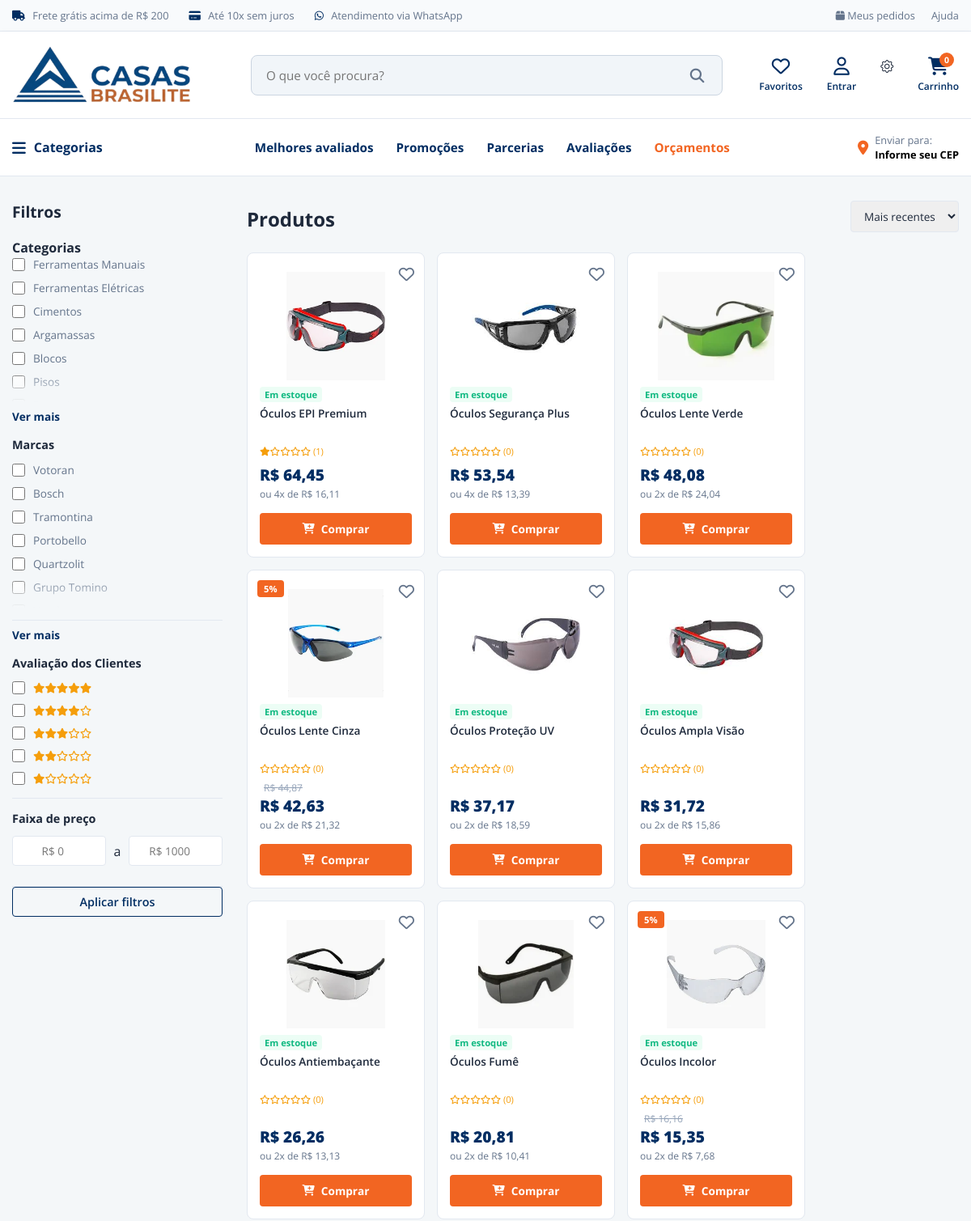
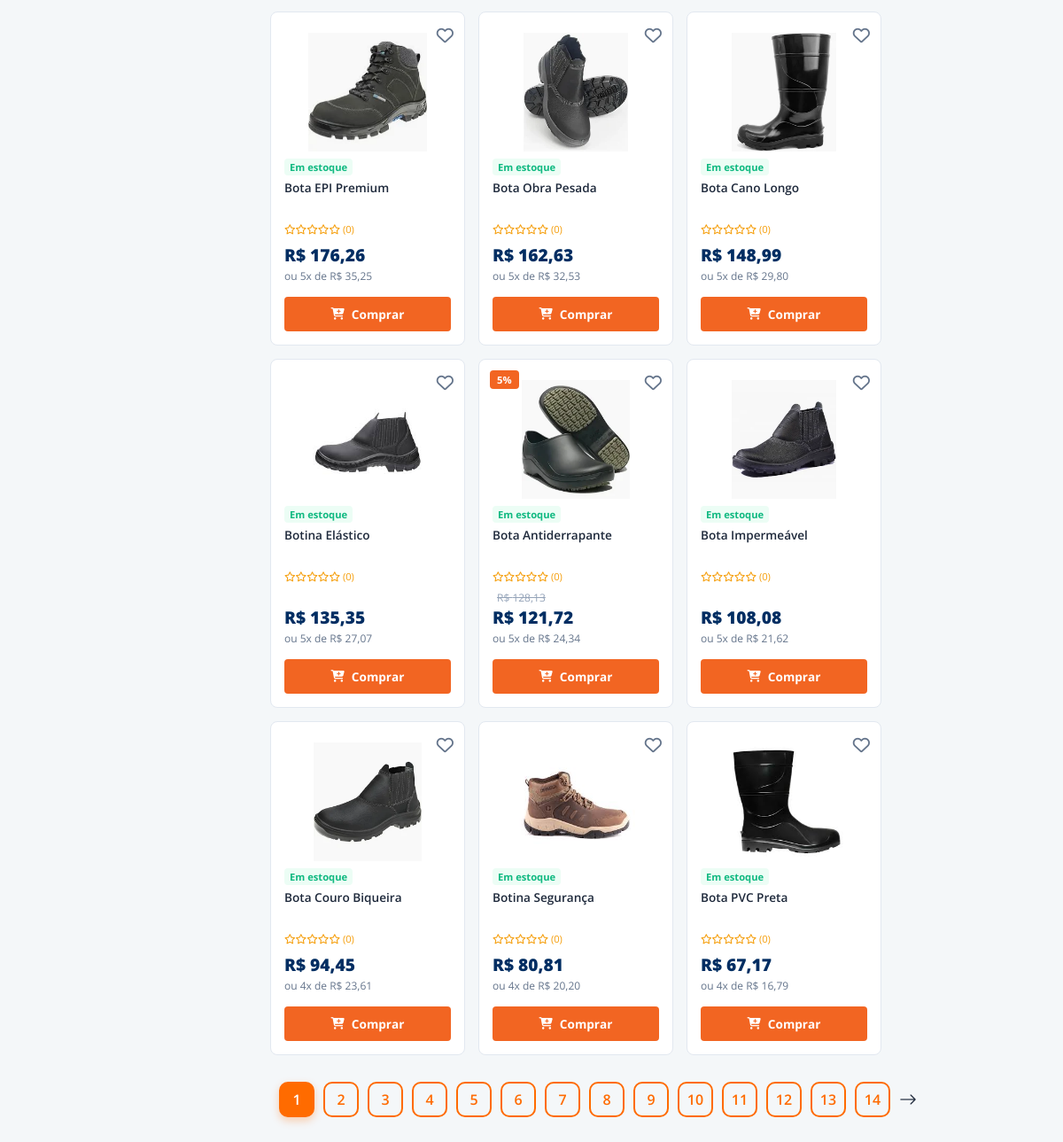
Page /janelas/todos-produtos/todos-produtos.php on the committed database (2 pictures, top to bottom).
### tables this page shows
CREATE TABLE `categoria` (
  `id_categoria` int(11) NOT NULL,
  `nome_categoria` varchar(100) NOT NULL,
  `slug_categoria` varchar(100) NOT NULL
);

CREATE TABLE `produto` (
  `id_produto` int(11) NOT NULL,
  `idCategoria` int(11) NOT NULL,
  `sku` varchar(50) NOT NULL,
  `nome_produto` varchar(150) NOT NULL,
  `marca` varchar(50) DEFAULT NULL,
  `unidade_medida` varchar(10) NOT NULL DEFAULT 'UN',
  `preco_unitario` decimal(10,2) NOT NULL,
  `custo_produto` decimal(10,2) NOT NULL DEFAULT 0.00,
  `desconto` decimal(10,2) NOT NULL DEFAULT 0.00,
  `frete` decimal(10,2) NOT NULL DEFAULT 0.00,
  `status_produto` enum('ativo','inativo') NOT NULL DEFAULT 'ativo',
  `descricao_produto` varchar(500) DEFAULT NULL
);

### janelas/todos-produtos/filtro.php (called while the page is built, shortened)
<?php
$categoria = $_GET['categoria'] ?? [];
$categoria = is_array($categoria) ? $categoria : [$categoria];
$marca = $_GET['marca'] ?? [];
$marca = is_array($marca) ? $marca : [$marca];
$preco_min = $_GET['preco_min'] ?? null;
$preco_max = $_GET['preco_max'] ?? null;
$ordem = $_GET['ordem'] ?? null;
$avaliacao = $_GET['avaliacao'] ?? [];
$avaliacao = is_array($avaliacao) ? $avaliacao : [$avaliacao];
$disponibilidade = $_GET['disponibilidade'] ?? null;
$limite = 18;
$paginaAtual = isset($_GET['pagina']) ? (int)$_GET['pagina'] : 1;
$offset = ($paginaAtual - 1) * $limite;
function buscarProdutos($pdo, $categoria, $marca, $preco_min, $preco_max, $ordem, $avaliacao, $disponibilidade, $limite, $offset)
{
    $sql = "
        SELECT
            p.*,
            e.quantidade_atual,
            IFNULL(AVG(a.nota), 0) AS media_avaliacao,
            COUNT(a.id_avaliacao) AS total_avaliacoes,
            MIN(f.caminho_imagem) as caminho_imagem
        FROM produto p
        LEFT JOIN foto_produto f ON f.idProduto = p.id_produto
        LEFT JOIN estoque e ON e.idProduto = p.id_produto
        LEFT JOIN avaliacao a ON a.idProduto = p.id_produto
        WHERE p.status_produto = 'ativo'
    ";
    $sql .= " GROUP BY p.id_produto";
    if ($ordem == 'menor_preco') {
        $sql .= " ORDER BY p.preco_unitario ASC";
    } elseif ($ordem == 'maior_preco') {
        $sql .= " ORDER BY p.preco_unitario DESC";
    } else {
        $sql .= " ORDER BY p.id_produto DESC";
    }
    $sql .= " LIMIT $limite OFFSET $offset";
    $stmt = $pdo->query($sql);
    return $stmt->fetchAll(PDO::FETCH_ASSOC);
}
function buscarCategorias($pdo)
{
    $sql = "SELECT * FROM categoria";
    $stmt = $pdo->query($sql);
    return $stmt->fetchAll(PDO::FETCH_ASSOC);
}
function buscarMarcas($pdo)
{
    $sql = "SELECT DISTINCT marca FROM produto WHERE marca IS NOT NULL";
    $stmt = $pdo->query($sql);
    return $stmt->fetchAll(PDO::FETCH_ASSOC);
}
function contarProdutos($pdo, $categoria, $marca, $preco_min, $preco_max, $avaliacao, $disponibilidade)
{
    $sql = "
        SELECT COUNT(*) as total FROM (
            SELECT p.id_produto
            FROM produto p
            LEFT JOIN estoque e ON e.idProduto = p.id_produto
            LEFT JOIN avaliacao a ON a.idProduto = p.id_produto
            WHERE p.status_produto = 'ativo'
    ";
    $sql .= " GROUP BY p.id_produto";
    $sql .= ") as subquery";
    $stmt = $pdo->query($sql);
    return $stmt->fetch(PDO::FETCH_ASSOC)['total'];
}
$produtos = buscarProdutos($pdo, $categoria, $marca, $preco_min, $preco_max, $ordem, $avaliacao, $disponibilidade, $limite, $offset);
$categorias = buscarCategorias($pdo);
$marcas = buscarMarcas($pdo);
$totalProdutos = contarProdutos($pdo, $categoria, $marca, $preco_min, $preco_max, $avaliacao, $disponibilidade);
$totalPaginas = ceil($totalProdutos / $limite);

### janelas/todos-produtos/todos-produtos.php (the view, shortened to what this page needs)
<?php
require_once "../../Crud/crud.php";
require_once "filtro.php";
?>
<!DOCTYPE html>
<html lang="pt-BR">
<head>
    <link rel="stylesheet" href="https://cdnjs.cloudflare.com/ajax/libs/font-awesome/6.4.0/css/all.min.css">
    <link rel="stylesheet" href="\Casas-Brasilite\style.css">
    <link rel="stylesheet" href="todos-produtos.css">
    <link rel="stylesheet" href="https://cdn.jsdelivr.net/npm/bootstrap-icons@1.11.3/font/bootstrap-icons.min.css">
</head>
<?php include_once "../../partials/header.php" ?>
<body>
    <main class="container page-layout">
        <aside class="sidebar-filtros">
            <h3 class="titulo-filtros">Filtros</h3>
            <form method="GET">
                <h4>Categorias</h4>
                <div class="lista-filtros limitada">
                    <?php foreach ($categorias as $c): ?>
                        <label>
                            <input type="checkbox" name="categoria[]" value="<?= $c['id_categoria'] ?>">
                            <?= $c['nome_categoria'] ?>
                        </label>
                    <?php endforeach; ?>
                </div>
                <label for="toggleCategorias" class="btn-ver-mais"></label>
                <div class="bloco-filtro">
                    <h4>Marcas</h4>
                    <ul class="lista-filtros limitada">
                        <?php foreach ($marcas as $m): ?>
                            <li>
                                <label>
                                    <input type="checkbox" name="marca[]"
                                        value="<?= $m['marca'] ?>"
                                        <?= in_array($m['marca'], $marca) ? 'checked' : '' ?>>
                                    <?= $m['marca'] ?>
                                </label>
                            </li>
                        <?php endforeach; ?>
                    </ul>
                </div>
                <label for="toggleMarcas" class="btn-ver-mais"></label>
                <div class="bloco-filtro">
                    <h4>Avaliação dos Clientes</h4>
                    <ul class="lista-filtros">
                        <?php for ($estrela = 5; $estrela >= 1; $estrela--): ?>
                            <li>
                                <label>
                                    <input type="checkbox" name="avaliacao[]" value="<?= $estrela ?>">
                                    <span class="estrelas-filtro">
                                        <?php
                                        for ($i = 1; $i <= 5; $i++) {
                                            echo $i <= $estrela
                                                ? '<i class="fa-solid fa-star"></i>'
                                                : '<i class="fa-regular fa-star"></i>';
                                        }
                                        ?>
                                    </span>
                                </label>
                            </li>
                        <?php endfor; ?>
                    </ul>
                </div>
                <div class="bloco-filtro">
                    <h4>Faixa de preço</h4>
                    <div class="filtro-preco-inputs">
                        <input type="number" name="preco_min" value="<?= $preco_min ?>" placeholder="R$ 0">
                        <span>a</span>
                        <input type="number" name="preco_max" value="<?= $preco_max ?>" placeholder="R$ 1000">
                    </div>
                </div>
                <button type="submit" class="btn btn-filtro-aplicar">
                    Aplicar filtros
                </button>
            </form>
        </aside>
        <section class="conteudo-lista">
            <div class="cabecalho-resultados">
                <h2>Produtos</h2>
                <form method="GET" class="ordenacao">
                    <select name="ordem" onchange="this.form.submit()">
                        <option value="">Mais recentes</option>
                    </select>
                </form>
            </div>
            <div class="grid-produtos">
                <?php foreach ($produtos as $p): ?>
                    <div class="cartao-produto">
                        <?php if ($p['desconto'] > 0): ?>
                            <span class="selo-desconto">
                                <?= number_format(($p['desconto']), 0) ?>%
                            </span>
                        <?php endif; ?>
                        <a href="../../janelas/janela-favoritos/favoritar.php?id=<?= $p['id_produto'] ?>" class="icone-favoritar">
                            <i class="<?= in_array($p['id_produto'], $_SESSION['favoritos'])
                                            ? 'fa-solid fa-heart'
                                            : 'fa-regular fa-heart' ?>"></i>
                        </a>
                        <div class="imagem-produto-placeholder">
                            <img src="../../<?= $p['caminho_imagem'] ?>" alt="<?= $p['nome_produto'] ?>">
                        </div>
                        <span class="tag-estoque">
                            <?= ($p['quantidade_atual'] > 0) ? 'Em estoque' : 'Indisponível' ?>
                        </span>
                        <h3 class="titulo-produto">
                            <?= $p['nome_produto'] ?>
                        </h3>
                        <div class="estrelas-produto">
                            <?php
                            $media = round($p['media_avaliacao']);
                            for ($i = 1; $i <= 5; $i++) {
                                if ($i <= $media) {
                                    echo '<i class="fa-solid fa-star"></i>';
                                } else {
                                    echo '<i class="fa-regular fa-star"></i>';
                                }
                            }
                            ?>
                            (<?= $p['total_avaliacoes'] ?>)
                        </div>
                        <?php if (!empty($p['desconto']) && $p['desconto'] > 0): ?>
                            <?php if ($p['desconto'] < 100) {
                                $precoAntigo = $p['preco_unitario'] / (1 - ($p['desconto'] / 100));
                            } else {
                                $precoAntigo = $p['preco_unitario'];
                            } ?>
                            <p class="preco-antigo">
                                R$ <?= number_format(round($precoAntigo, 2), 2, ',', '.') ?>
                            </p>
                        <?php endif; ?>
                        <div class="preco-produto">
                            R$ <?= number_format($p['preco_unitario'], 2, ',', '.') ?>
                        </div>
                        <?php
                        if ($p['preco_unitario'] <= 50) {
                            $parcelas = 2;
                        } elseif ($p['preco_unitario'] <= 100) {
                            $parcelas = 4;
                        } elseif ($p['preco_unitario'] <= 200) {
                            $parcelas = 5;
                        } elseif ($p['preco_unitario'] <= 500) {
                            $parcelas = 6;
                        } elseif ($p['preco_unitario'] <= 1000) {
                            $parcelas = 8;
                        } else {
                            $parcelas = 10;
                        }
                        $valorParcela = $p['preco_unitario'] / $parcelas;
                        ?>
                        <div class="parcelamento">
                            ou <?= $parcelas ?>x de R$
                            <?= number_format($valorParcela, 2, ',', '.') ?>
                        </div>
                        <a href="../../janelas/janela-produto/janela-produto.php?id=<?= $p['id_produto'] ?>" class="link-card-produto">
                            <button class="btn btn-laranja btn-comprar-block">
                                <i class="fa-solid fa-cart-plus"></i>
                                Comprar
                            </button>
                        </a>
                    </div>
                <?php endforeach; ?>
            </div>
            <?php $query = $_GET; ?>
            <div class="paginacao">
                <div class="box-num">
                    <?php for ($i = 1; $i <= $totalPaginas; $i++): ?>
                        <?php $query['pagina'] = $i; ?>
                        <a href="?<?= http_build_query($query) ?>"
                            class="<?= $i == $paginaAtual ? 'ativo' : ''; ?>">
                            <?= $i; ?>
                        </a>
                    <?php endfor; ?>
                </div>
                <div class="seta">
                    <?php if ($paginaAtual < $totalPaginas): ?>
                        <?php $query['pagina'] = $paginaAtual + 1; ?>
                        <a class="seta" href="?<?= http_build_query($query) ?>">
                            <i class="bi bi-arrow-right"></i>
                        </a>
                    <?php endif; ?>
                </div>
            </div>
        </section>
    </main>
</body>
</html>

### rows in the picture
categoria: nome_categoria "Ferramentas Manuais"
categoria: nome_categoria "Ferramentas Elétricas"
categoria: nome_categoria "Cimentos"
categoria: nome_categoria "Argamassas"
categoria: nome_categoria "Blocos"
categoria: nome_categoria "Pisos"
produto: nome_produto (picture), nome_produto "Óculos EPI Premium", total_avaliacoes "1", preco_unitario "64,45", preco_unitario "4", preco_unitario "16,11"
produto: nome_produto (picture), nome_produto "Óculos Segurança Plus", total_avaliacoes "0", preco_unitario "53,54", preco_unitario "4", preco_unitario "13,39"
produto: nome_produto (picture), nome_produto "Óculos Lente Verde", total_avaliacoes "0", preco_unitario "48,08", preco_unitario "2", preco_unitario "24,04"
produto: desconto "5", nome_produto (picture), nome_produto "Óculos Lente Cinza", total_avaliacoes "0", precoAntigo "44,87", preco_unitario "42,63", preco_unitario "2", preco_unitario "21,32"
produto: nome_produto (picture), nome_produto "Óculos Proteção UV", total_avaliacoes "0", preco_unitario "37,17", preco_unitario "2", preco_unitario "18,59"
produto: shows a picture, nome_produto "Óculos Ampla Visão", total_avaliacoes "0", preco_unitario "31,72", preco_unitario "2", preco_unitario "15,86"
produto: nome_produto (picture), nome_produto "Óculos Antiembaçante", total_avaliacoes "0", preco_unitario "26,26", preco_unitario "2", preco_unitario "13,13"
produto: nome_produto (picture), nome_produto "Óculos Fumê", total_avaliacoes "0", preco_unitario "20,81", preco_unitario "2", preco_unitario "10,41"
produto: desconto "5", nome_produto (picture), nome_produto "Óculos Incolor", total_avaliacoes "0", precoAntigo "16,16", preco_unitario "15,35", preco_unitario "2", preco_unitario "7,68"
produto: nome_produto (picture), nome_produto "Bota EPI Premium", total_avaliacoes "0", preco_unitario "176,26", preco_unitario "5", preco_unitario "35,25"
produto: nome_produto (picture), nome_produto "Bota Obra Pesada", total_avaliacoes "0", preco_unitario "162,63", preco_unitario "5", preco_unitario "32,53"
produto: nome_produto (picture), nome_produto "Bota Cano Longo", total_avaliacoes "0", preco_unitario "148,99", preco_unitario "5", preco_unitario "29,80"
produto: nome_produto (picture), nome_produto "Botina Elástico", total_avaliacoes "0", preco_unitario "135,35", preco_unitario "5", preco_unitario "27,07"
produto: desconto "5", nome_produto (picture), nome_produto "Bota Antiderrapante", total_avaliacoes "0", precoAntigo "128,13", preco_unitario "121,72", preco_unitario "5", preco_unitario "24,34"
produto: nome_produto (picture), nome_produto "Bota Impermeável", total_avaliacoes "0", preco_unitario "108,08", preco_unitario "5", preco_unitario "21,62"
produto: nome_produto (picture), nome_produto "Bota Couro Biqueira", total_avaliacoes "0", preco_unitario "94,45", preco_unitario "4", preco_unitario "23,61"
produto: nome_produto (picture), nome_produto "Botina Segurança", total_avaliacoes "0", preco_unitario "80,81", preco_unitario "4", preco_unitario "20,20"
produto: nome_produto (picture), nome_produto "Bota PVC Preta", total_avaliacoes "0", preco_unitario "67,17", preco_unitario "4", preco_unitario "16,79"

### other values in the picture
$total_itens_carrinho "0"
$m['marca'] "Votoran"
$m['marca'] "Bosch"
$m['marca'] "Tramontina"
$m['marca'] "Portobello"
$m['marca'] "Quartzolit"
$m['marca'] "Grupo Tomino"
